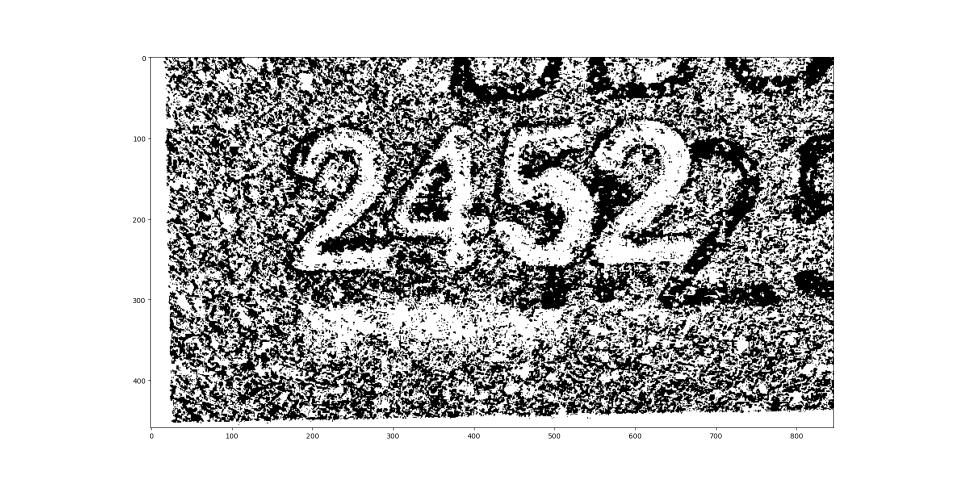
#> input picture images/capture1/WIN_20251027_18_37_09_Pro serial filtered2.png, 1920 x 961 px, found by its file name (shown at 1/2 size)
$ python test_script.py
#> lines starting #> are read from the running program, lines starting #| are printed output that depends on the picture
import cv2

img = cv2.imread("images\\capture1\\WIN_20251027_18_37_09_Pro serial filtered2.png")
#> img is the input picture: shape (961, 1920, 3); min 0, max 255, mean 190.7

# Try several scales
for scale in [0.1, 0.2, 0.3, 0.4, 0.5, 0.6, 0.7, 0.8]:
    resized = cv2.resize(img, None, fx=scale, fy=scale, interpolation=cv2.INTER_AREA)
    cv2.imwrite(f"downscale_{int(scale*100)}.png", resized)
#> this loop made 8 passes
#> pass 1, `resized = cv2.resize(img, None, fx=scale, fy=scale, interpolation=cv2...`:
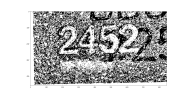
#> resized: shape (96, 192, 3); min 0, max 255, mean 190.6
#> pass 2, `resized = cv2.resize(img, None, fx=scale, fy=scale, interpolation=cv2...`:
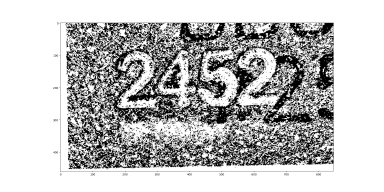
#> resized: shape (192, 384, 3); min 0, max 255, mean 190.6
#> pass 3, `resized = cv2.resize(img, None, fx=scale, fy=scale, interpolation=cv2...`:
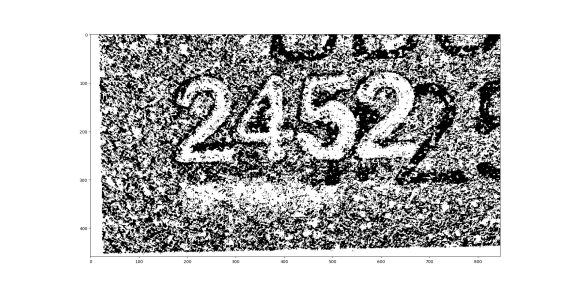
#> resized: shape (288, 576, 3); min 0, max 255, mean 190.6
